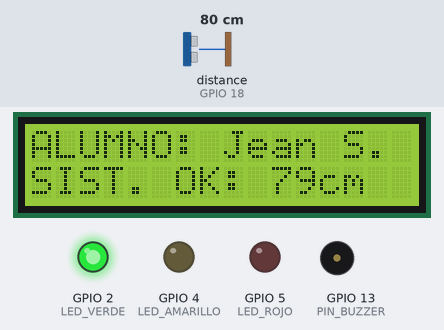
The sketch below on a simulated ESP32. On the bench: 16×2 character LCD, output pins drawn as LEDs (lit = HIGH), buzzer (waves = sounding, pin HIGH). Wiring (inferred from the names in the program): ultrasonic range finder: trigger GPIO 19; echo GPIO 18. The inputs (shaded band) are chosen by the test bench; at power-on: distance to the obstacle (sensor on GPIO 18) 80 cm. The echo pulse lasts 58.3 µs per cm; pins used as bus, display or sensor lines are not drawn.

Above: at 2.2 s.
2.3 s: distance to the obstacle (sensor on GPIO 18) set to 17 cm
At 3.7 s:
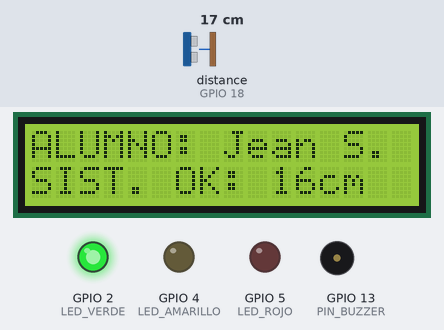
4.0 s: distance to the obstacle (sensor on GPIO 18) set to 13 cm
At 4.8 s:
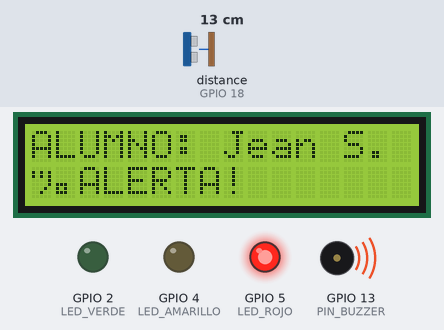
5.6 s: distance to the obstacle (sensor on GPIO 18) set to 4 cm
7.1 s: distance to the obstacle (sensor on GPIO 18) set to 2 cm
At 7.4 s:
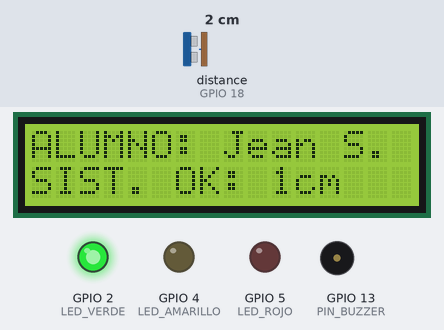
8.6 s: distance to the obstacle (sensor on GPIO 18) set to 9 cm
At 9.1 s:
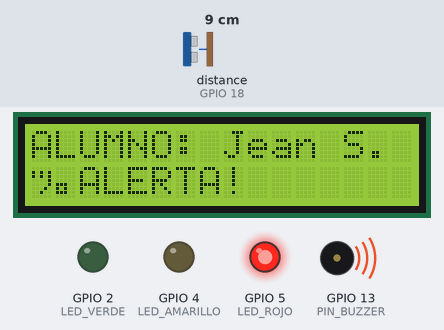
Timing chart, 0 to 11.2 s (numbered marks = the images above; inputs shaded):
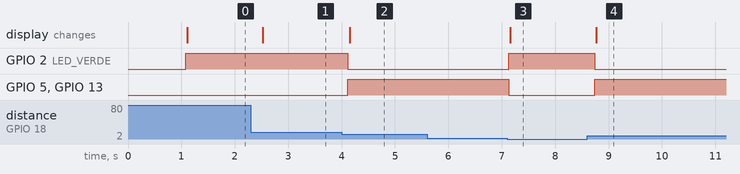

The sketch:

alarma.ino
```cpp
#include <Wire.h>
#include <LiquidCrystal_I2C.h>

// --- CONFIGURACIÓN DE HARDWARE ---
LiquidCrystal_I2C lcd(0x3F, 16, 2);

// Pines del Sensor Ultrasonido
const int trigPin = 19;
const int echoPin = 18;

// Pines de Actuadores
const int LED_VERDE = 2;
const int LED_AMARILLO = 4;
const int LED_ROJO = 5;
const int PIN_BUZZER = 13;

// Variables de Control
String nombreEstudiante = "Jean Spiegel";
bool sistemaActivado = true;

// --- FUNCIÓN PARA ACTUALIZAR PANTALLA ---
// La ponemos arriba para que el compilador la reconozca siempre
void actualizarPantalla(int distancia) {
  lcd.setCursor(0, 0);
  lcd.print("ALUMNO: ");
  lcd.print("Jean S.  "); // Nombre corto para que quepa bien

  lcd.setCursor(0, 1);
  if (distancia < 15 && distancia > 1) {
    lcd.print("¡ALERTA!      ");
  } else {
    lcd.print("SIST. OK: ");
    lcd.print(distancia);
    lcd.print("cm ");
  }
}

// --- SETUP ---
void setup() {
  Serial.begin(115200);
  Wire.begin(21, 22); // Pines SDA y SCL del ESP32

  lcd.init();
  lcd.backlight();

  pinMode(trigPin, OUTPUT);
  pinMode(echoPin, INPUT);
  pinMode(LED_VERDE, OUTPUT);
  pinMode(LED_AMARILLO, OUTPUT);
  pinMode(LED_ROJO, OUTPUT);
  pinMode(PIN_BUZZER, OUTPUT);

  lcd.print("Iniciando...");
  delay(1000);
  lcd.clear();
}

// --- LOOP ---
void loop() {
  long duracion;
  int distancia;

  // Disparo del sensor
  digitalWrite(trigPin, LOW);
  delayMicroseconds(2);
  digitalWrite(trigPin, HIGH);
  delayMicroseconds(10);
  digitalWrite(trigPin, LOW);

  // Lectura del eco (con timeout de 30ms)
  duracion = pulseIn(echoPin, HIGH, 30000);
  distancia = duracion * 0.034 / 2;

  // Lógica de Alerta
  if (distancia < 15 && distancia > 1) {
    // ESTADO DE PELIGRO
    digitalWrite(LED_ROJO, HIGH);
    digitalWrite(PIN_BUZZER, HIGH);
    digitalWrite(LED_VERDE, LOW);
  } else {
    // ESTADO SEGURO
    digitalWrite(LED_ROJO, LOW);
    digitalWrite(PIN_BUZZER, LOW);
    digitalWrite(LED_VERDE, HIGH);
  }

  // Actualizar la pantalla con la distancia medida
  actualizarPantalla(distancia);

  delay(200); // Pequeña pausa para estabilidad
}
```

Measured:
- the behaviour switches between 16 and 15 cm on distance to the obstacle (sensor on GPIO 18) (found by bisection; images 1 and 2)
- the behaviour switches between 3 and 2 cm on distance to the obstacle (sensor on GPIO 18) (found by bisection; images 2 and 3)
- after the input at 2.3 s, the display: changes after 0.22 s (image 1)
- after the input at 4.0 s, GPIO 2 (LED_VERDE): HIGH → LOW after 0.12 s; GPIO 5 (LED_ROJO), GPIO 13 (PIN_BUZZER): LOW → HIGH after 0.12 s; the display: changes after 0.15 s (image 2)
- after the input at 5.6 s, every drawn part: stays the same
- after the input at 7.1 s, GPIO 2 (LED_VERDE): LOW → HIGH at once; GPIO 5 (LED_ROJO), GPIO 13 (PIN_BUZZER): HIGH → LOW at once; the display: changes after 0.06 s (image 3)
- after the input at 8.6 s, GPIO 2 (LED_VERDE): HIGH → LOW after 0.14 s; GPIO 5 (LED_ROJO), GPIO 13 (PIN_BUZZER): LOW → HIGH after 0.14 s; the display: changes after 0.17 s (image 4)
